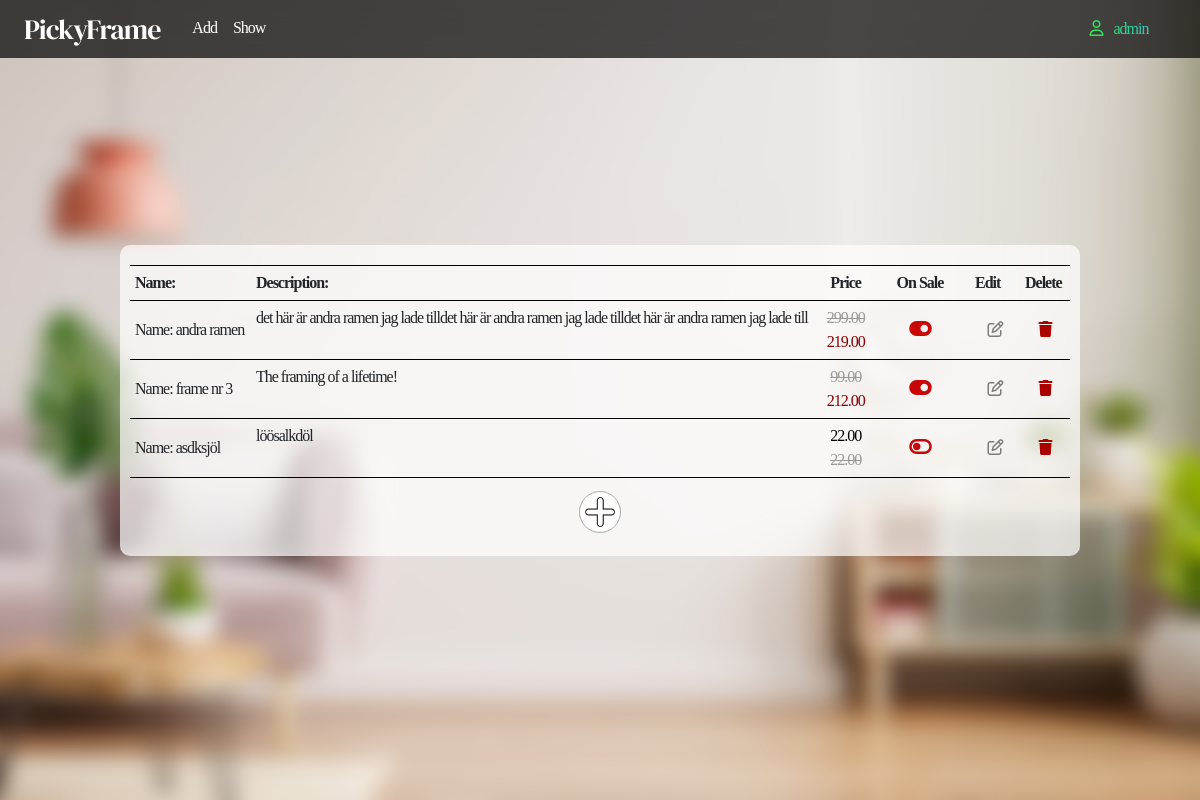
/show (signed in), run on an earlier commit of the app's database.
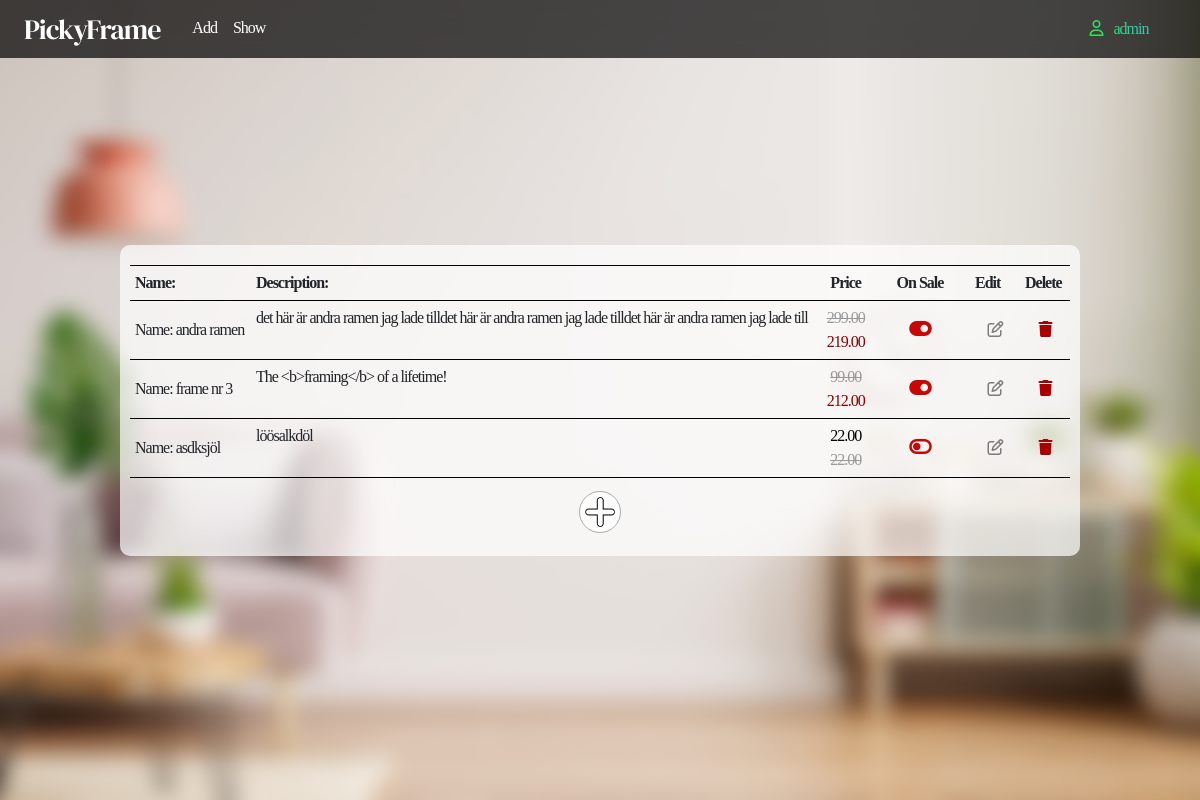
And on a later commit of the database.
### productsadmin/models.py (models this page shows, shortened)
class Product(models.Model):
    name = models.CharField(max_length=30, null=False, blank=False)
    price = models.DecimalField(null=False, blank=False, max_digits=5, decimal_places=2)
    desc = models.CharField(max_length=300, null=False, blank=False)
    pic = models.CharField(max_length=30, null=False, blank=False, default='pic.jpg')
    sale = models.BooleanField(null=False, blank=False, default=False)
    sale_price = models.DecimalField(null=False, blank=False, max_digits=5, decimal_places=2)
    likes = models.ManyToManyField(User, related_name="likes", blank=True)

### productsadmin/views.py (the view)
# urls.py: path('show', views.show, name='show'),
def show(request):
    if request.user.is_superuser:
        products = Product.objects.all().order_by('id')
        context = {
            'products': products
        }
        return render(request, 'admin/show_prod.html', context)
    else:
        messages.warning(request, "You are not authorized for this")
        return redirect('show_prod')

### productsadmin/templates/admin/show_prod.html (shortened to what this page needs)
{% extends "admin/admin.html" %}
{% load static %}
{% block content %}
<article class="article">
    <table>
        <tr>
            <td colspan="6">
            </td>
        </tr>
        <tr>
            <th>Name: </th>
            <th class="d-none d-sm-none d-md-block d-lg-block">Description:</th>
            <th style="text-align: center;">Price</th>
            <th style="text-align: center;width: 100px;">On Sale</th>
            <th style="width: 50px;">Edit</th>
            <th style="width: 50px;">Delete</th>
        </tr>
        {% for product in products %}
        <tr>
            <td>Name: {{product.name}}</td>
            <td class="d-none d-sm-none d-md-block d-lg-block">{{ product.desc}}</td>
            <td style="80px; text-align: center;">
                {% if product.sale == False %}
                <p style="color: #000; margin: 0;">{{ product.price }}</p>
                    <strike class="mute">{{ product.sale_price }}</strike>
                {% endif %}
                {% if product.sale == True %}
                    <strike class="mute">{{ product.price }}</strike>
                    <p style="color: darkred; margin: 0;">{{ product.sale_price }}</p>
                {% endif %}
            </td>
            <td style="text-align: center;"><a href="/toggle/{{ product.id }}">
                {% if product.sale == True %}
                <i class="fa-solid fa-toggle-on fa-lg"></i>
                {% else %}
                <i class="fa-solid fa-toggle-off fa-lg"></i>
                {% endif %}
                </a>
            </td>
            <td style="text-align: center;"><a href="/edit/{{ product.id }}"><i class="fa-regular fa-pen-to-square"></i></a></td>
            <td style="text-align: center;">
                <details>
                    <summary><i class="fa-solid fa-trash" style="color: #aa0000;"></i></summary>
                </details>
            </td>
        </tr>
        {% empty %}
            <tr>
                <td>
                    There are no products yet
                </td>
            </tr>
        {% endfor %}
            <tr class="noborder">
                <td colspan="6">
                    <button class="btn link-btn centered my-2 add"><a href="/add"><img class="icon_add" src="{% static  'img/' %}plus.png"></a></button>
                </td>
            </tr>
    </table>
</article>
{% endblock %}

### productsadmin/templates/admin/admin.html (shortened to what this page needs)
{% load static %}
<!DOCTYPE html>
<html lang="en">
<head>
    <link href="{% static 'css/bootstrap.css' %}" rel="stylesheet">
    <link href="{% static 'css/style.css' %}" rel="stylesheet" type="text/css">
  </head>
  <body>
    <nav class="navbar navbar-dark nav navbar-expand fixed-top">
      <div class="d-inline">
        <ul class="navbar-nav">
          <li><a href="/" class="navbar-brand mx-4">PickyFrame</a></li>
          {% if user.is_superuser %}
          <li class="nav-item"><a href="{% url 'add_prod' %}" class="nav-link">Add</a></li>
          <li class="nav-item"><a href="{% url 'show' %}" class="nav-link">Show</a></li>
          {% endif %}
        </ul>
      </div>
      <div class="user">
        {% if user.is_authenticated %}
        <a class="nav-link icon active mx-3" data-toggle="modal" data-target="#user_modal"><i class="fa-regular fa-user mx-2"></i> {{ user }}</a>
        {% endif %}
      </div>
    </nav>
    <article class="container-fluid callout-container centered">
      {% block content %}
      {% endblock %}
    </article>
  </body>
  </html>

### productsadmin/static/css/style.css (style rules this page uses)
body { font-family: Didot, Serif; }
.centered { margin: auto auto; display: flex; justify-content: center; }
.nav { background-color: rgba(0, 0, 0, 0.7); backdrop-filter: blur(10px); -webkit-backdrop-filter: blur(10px); }
.nav-link { color: #fff; }
.navbar-brand { color: #fff; }
.callout-container { height: 100vh; background: url(../img/bg_livingroom_blur.jpg) no-repeat center center fixed; -webkit-background-size: cover; -moz-background-size: cover; -d-background-size: cover; background-size: cover; margin-right: 0px; display: flex; align-items: center; justify-content: center; }
.link-btn { display: flex; align-items: center; justify-content: center; padding: 5px; border-radius: 15px; cursor: pointer; text-decoration: none; color: #000; border: 1px solid #aaa; background-color: #fff; }
.fa-trash { color: rgb(130, 6, 6); }
.mute { color: #999; }
details > summary:first-of-type { list-style-type: none; }
.article { background-color: rgba(255, 255, 255, 0.7); padding: 10px; margin: 0 auto; top: 60px; border-radius: 10px; }
article > table { width: 100%; }
td,th { padding: 5px; }
th { text-align: Left; min-height: 30px; vertical-align: baseline; }
tr { border-bottom: 1px solid #000; }
.noborder { border: none; }
@media screen and (min-width: 400px) { article { width: 80vw; margin: 0 auto; } }
.user { z-index: 1031; position: absolute; display: flex; justify-content: center; align-items: center; width: 170px; right: 0px; height: 65px; }
.icon_add { width: 30px; height: 30px; border: none; background-color: transparent; }
.add { border-radius: 50px; }
.fa-solid { color:rgb(200, 6, 6); }

What changed in the data, as far as the page shows it:
changed Product "frame nr 3": desc "The framing of a lifetime!" → "The <b>framing</b> of a lifetime!"
